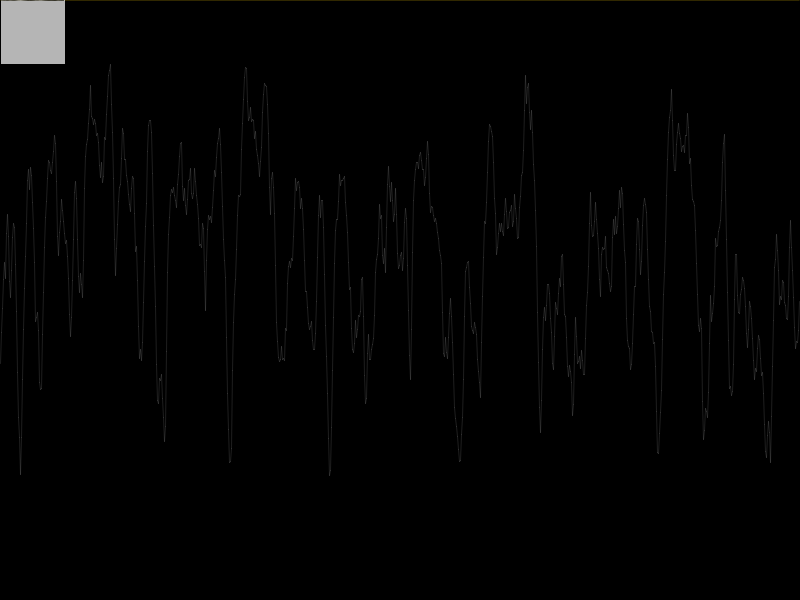
Frame 1 (no input)
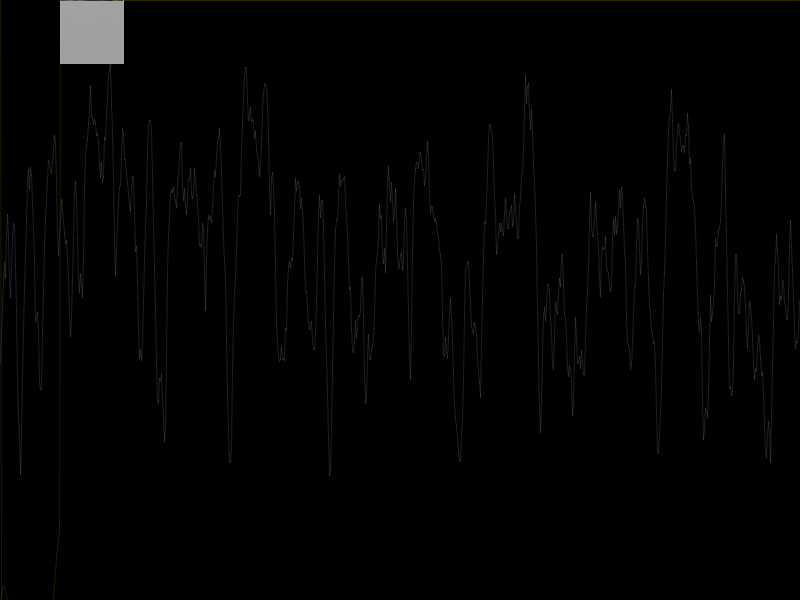
Frame 60 (the mouse pressed at the canvas centre just before this capture)
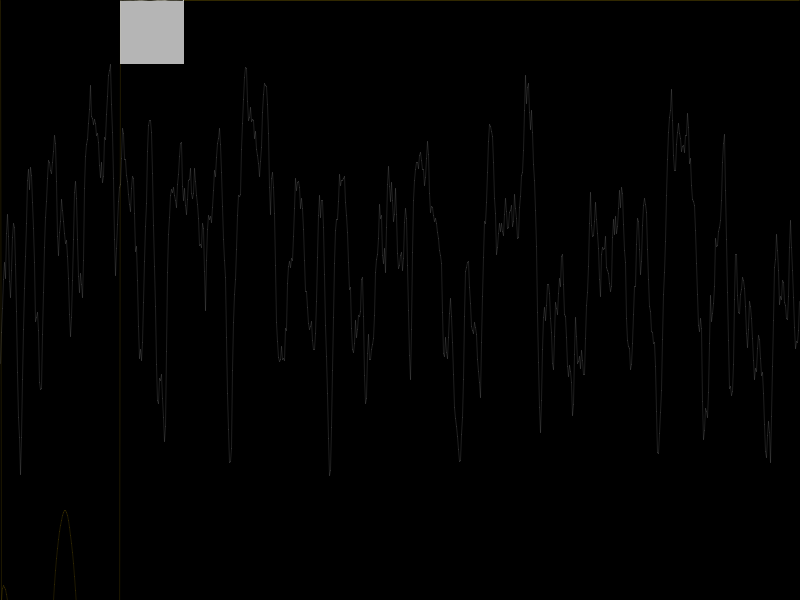
Frame 120 (the mouse held since frame 60 and released just before this capture)

The Processing sketch that drew these frames (run headless with seeded random() and noise(); from frame 60 on, the mouse is pressed at the canvas centre):

// Processing sketch: nnPrediction
// ── nnPrediction.pde
int ID = 0;
ArrayList neurons;
Pattern pattern;

int side = 64;

int NUM_NEURONS = side*side;
int numC = 100;
int NUM_INPUTS = side-1;

int SHIFT = 0;

float L_SPEED = 200.0;

void setup(){

  size(800,600);



  pattern = new Pattern();

  neurons = new ArrayList();
  for(int i = 0 ; i < NUM_NEURONS;i++)
    neurons.add(new Neuron());

  for(Object o:neurons){
    Neuron n = (Neuron)o;
    n.makeConnections();
  }

}



void draw(){

  background(0);

  SHIFT++;

  if(SHIFT>width-NUM_INPUTS-1)
  SHIFT = 0;

  pattern.plot();

  inputVals(SHIFT);

  for(int i = NUM_INPUTS; i < neurons.size();i++){
    Neuron n = (Neuron)neurons.get(i);
    n.collect();
  }

  Neuron last = (Neuron)neurons.get(neurons.size()-1);
  float mean_error = pattern.vals[NUM_INPUTS+SHIFT] - last.val;

  for(int i = NUM_INPUTS; i < neurons.size();i++){
    Neuron n = (Neuron)neurons.get(i);
    n.backprop(mean_error);
  }


  pattern.results[SHIFT] = last.val;

  translate(SHIFT,0);
  for(int i = 0; i < neurons.size();i++){
    Neuron n = (Neuron)neurons.get(i);
    n.plot(i);
  }


}

void inputVals(int shift){
  for(int i =0 ; i < NUM_INPUTS;i++){
    Neuron n = (Neuron)neurons.get(i);
    n.val = pattern.vals[i+shift];
  }
}

class Pattern{
  float vals[];
  float results[];

  Pattern(){
    vals = new float[width];
    results = new float[width];

    for(int i = 0 ; i < vals.length;i++)
      vals[i] = noise(i/10.0);
  }

  void plot(){
    for (int i = 1 ; i < vals.length;i++){
    stroke(255,30);
      line(i,vals[i]*height,i-1,vals[i-1]*height);
    stroke(#ffcc00,30);
      line(i,results[i]*height,i-1,results[i-1]*height);
    }
  }


}

class Neuron{
  ArrayList connections;

  float val,nextVal;
  Neuron(){

    val = nextVal = 1;
  }

  void makeConnections(){
    connections = new ArrayList();
    for(int i = 0;  i < numC ; i++){
      connections.add(new Connection(this,(Neuron)neurons.get((int)random(neurons.size()))));
    }
  }

  void plot(int _i){
    stroke(val*255);
    point(_i%side,_i/side);
  }

  void collect(){

    val = nextVal;

    float sum = 0.0;
    float cntr = 0.0;

    for(int i = 0 ; i < connections.size();i++){
      Connection current  = (Connection)connections.get(i);
      Neuron other = current.B;

      sum += current.w * other.val;
      cntr ++;
    }

    sum /= cntr;


    nextVal = sum;


  }

  void backprop(float err){
    for(int i = 0;  i < connections.size(); i++){
        Connection c = (Connection)connections.get(i);
        c.w += (1.1-pow(err,2))/L_SPEED;
    }
  }

}

class Connection{
  float w;
  float error;

  int id;
  Neuron A,B;

  Connection(Neuron _A,Neuron _B){
    w = 1.0;
    error = 0;
    A = _A;
    B = _B;
    id=ID++;
  }



}
